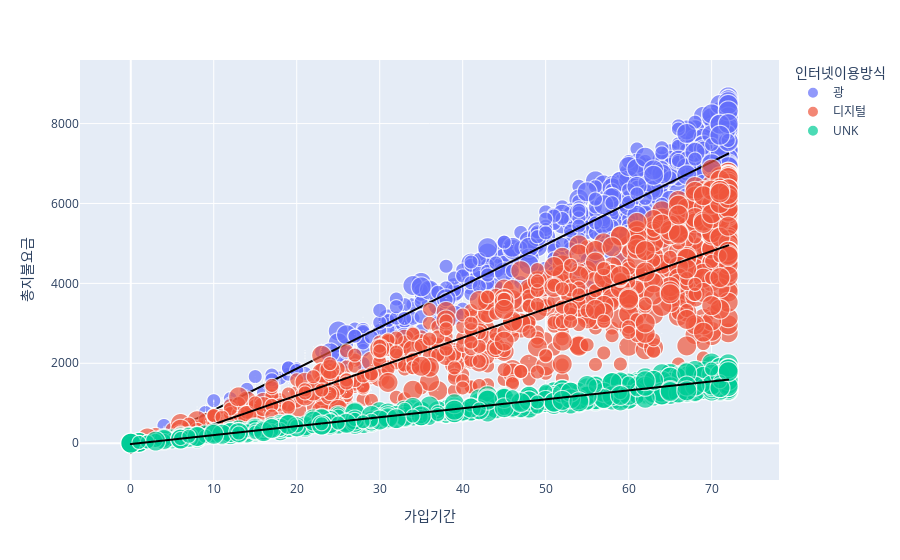

The notebook cell saved with this chart:
### Markdown cell above
# scatter

### Code cell
px.scatter(df, x="가입기간", y="총지불요금", size="약정기간", color="인터넷이용방식", trendline="ols", trendline_color_override="black")

### Figure 1 — Plotly figure (JSON) as saved in the notebook; plotly's stock layout.template omitted (floating-point values rounded to 4 significant figures; data arrays with more than 128 entries replaced by an {"elided": "..."} marker saying what was removed)
{"data": [{"hovertemplate": "인터넷이용방식=광<br>가입기간=%{x}<br>총지불요금=%{y}<br>약정기간=%{marker.size}<extra></extra>", "legendgroup": "광", "marker": {"color": "#636efa", "size": {"elided": "2174 int values"}, "sizemode": "area", "sizeref": 0.005, "symbol": "circle"}, "mode": "markers", "name": "광", "showlegend": true, "type": "scattergl", "x": {"elided": "2174 int values"}, "xaxis": "x", "y": {"elided": "2174 float values"}, "yaxis": "y"}, {"hovertemplate": "<b>OLS trendline</b><br>총지불요금 = 103.531 * 가입기간 + -205.765<br>R<sup>2</sup>=0.970089<br><br>인터넷이용방식=광<br>가입기간=%{x}<br>총지불요금=%{y} <b>(trend)</b><extra></extra>", "legendgroup": "광", "line": {"color": "black"}, "marker": {"color": "#636efa", "symbol": "circle"}, "mode": "lines", "name": "광", "showlegend": false, "type": "scattergl", "x": {"elided": "2174 int values"}, "xaxis": "x", "y": {"elided": "2174 float values"}, "yaxis": "y"}, {"hovertemplate": "인터넷이용방식=디지털<br>가입기간=%{x}<br>총지불요금=%{y}<br>약정기간=%{marker.size}<extra></extra>", "legendgroup": "디지털", "marker": {"color": "#EF553B", "size": {"elided": "1685 int values"}, "sizemode": "area", "sizeref": 0.005, "symbol": "circle"}, "mode": "markers", "name": "디지털", "showlegend": true, "type": "scattergl", "x": {"elided": "1685 int values"}, "xaxis": "x", "y": {"elided": "1685 float values"}, "yaxis": "y"}, {"hovertemplate": "<b>OLS trendline</b><br>총지불요금 = 72.2397 * 가입기간 + -249.56<br>R<sup>2</sup>=0.881754<br><br>인터넷이용방식=디지털<br>가입기간=%{x}<br>총지불요금=%{y} <b>(trend)</b><extra></extra>", "legendgroup": "디지털", "line": {"color": "black"}, "marker": {"color": "#EF553B", "symbol": "circle"}, "mode": "lines", "name": "디지털", "showlegend": false, "type": "scattergl", "x": {"elided": "1685 int values"}, "xaxis": "x", "y": {"elided": "1685 float values"}, "yaxis": "y"}, {"hovertemplate": "인터넷이용방식=UNK<br>가입기간=%{x}<br>총지불요금=%{y}<br>약정기간=%{marker.size}<extra></extra>", "legendgroup": "UNK", "marker": {"color": "#00cc96", "size": {"elided": "1071 int values"}, "sizemode": "area", "sizeref": 0.005, "symbol": "circle"}, "mode": "markers", "name": "UNK", "showlegend": true, "type": "scattergl", "x": {"elided": "1071 int values"}, "xaxis": "x", "y": {"elided": "1071 float values"}, "yaxis": "y"}, {"hovertemplate": "<b>OLS trendline</b><br>총지불요금 = 22.3891 * 가입기간 + -21.4295<br>R<sup>2</sup>=0.962782<br><br>인터넷이용방식=UNK<br>가입기간=%{x}<br>총지불요금=%{y} <b>(trend)</b><extra></extra>", "legendgroup": "UNK", "line": {"color": "black"}, "marker": {"color": "#00cc96", "symbol": "circle"}, "mode": "lines", "name": "UNK", "showlegend": false, "type": "scattergl", "x": {"elided": "1071 int values"}, "xaxis": "x", "y": {"elided": "1071 float values"}, "yaxis": "y"}], "layout": {"legend": {"itemsizing": "constant", "title": {"text": "인터넷이용방식"}, "tracegroupgap": 0}, "margin": {"t": 60}, "xaxis": {"anchor": "y", "domain": [0, 1], "title": {"text": "가입기간"}}, "yaxis": {"anchor": "x", "domain": [0, 1], "title": {"text": "총지불요금"}}}}
